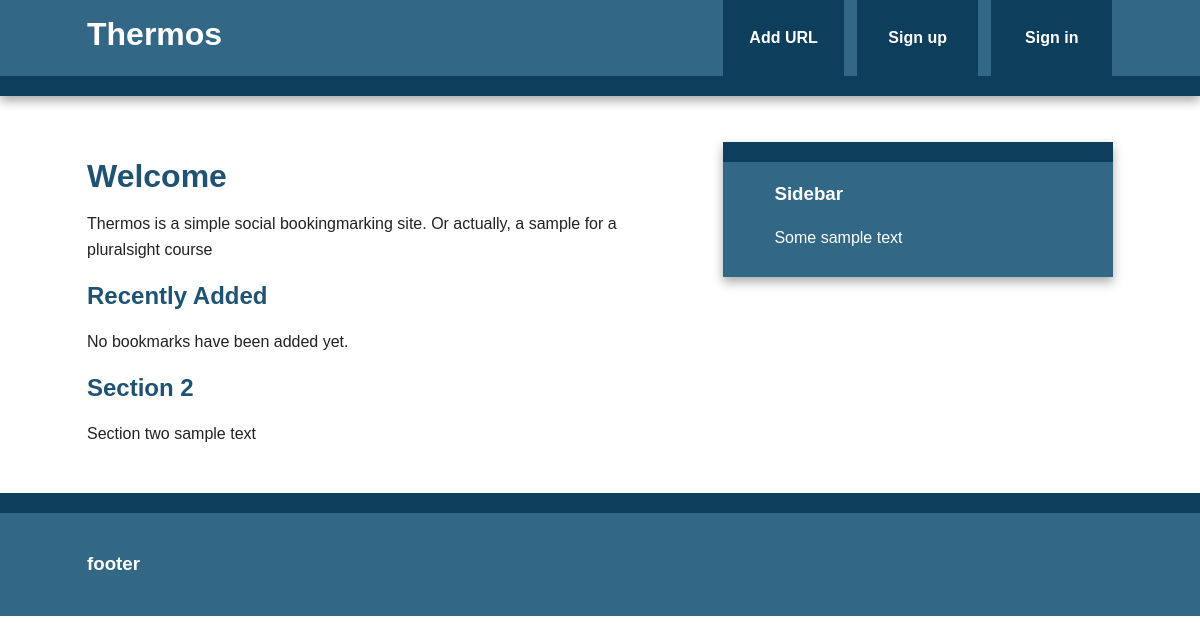
The page /index on the database as committed earlier.
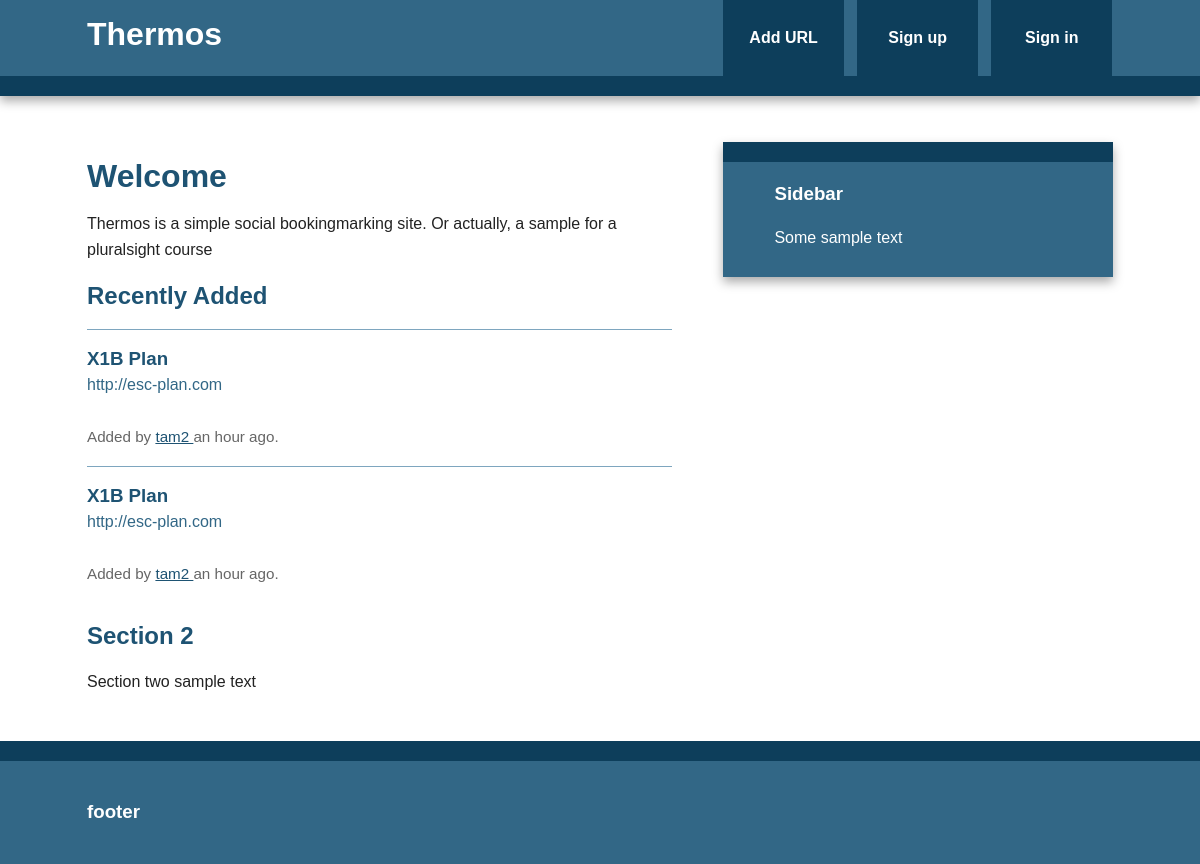
The same page on the database as committed later.
### thermos/models.py (models this page shows, shortened)
class Bookmark(db.Model):
    id = db.Column(db.Integer, primary_key=True)
    url = db.Column(db.Text, nullable=False)
    date = db.Column(db.DateTime, default=datetime.utcnow)
    description = db.Column(db.String(300))
    user_id = db.Column(db.Integer, db.ForeignKey('user.id'), nullable=False)
    @staticmethod
    def newest(num):
        return Bookmark.query.order_by(desc(Bookmark.date)).limit(num)

class User(db.Model, UserMixin):
    id = db.Column(db.Integer, primary_key=True)
    username = db.Column(db.String(80), unique=True)
    email = db.Column(db.String(120), unique=True)
    bookmarks = db.relationship('Bookmark', backref='user', lazy='dynamic')
    password_hash = db.Column(db.String)
    @property
    def password(self):
        raise AttributeError('password: write-only field')

### thermos/views.py (the view)
@app.route('/')
@app.route('/index')
def index():
    return render_template('index.html', new_bookmarks=Bookmark.newest(5))

### thermos/templates/index.html (shortened to what this page needs)
{% extends "base.html" %}
{% block content %}
    <article>
        <header>
            <h1>Welcome</h1>
            <p>Thermos is a simple social bookingmarking site. Or actually, a sample for a pluralsight course</p>
        </header>
        <section>
            <h2>Recently Added</h2>
            {% if new_bookmarks.count() > 0 %}
                {% with bookmarks = new_bookmarks %}
                    {% include "bookmark_list.html" %}
                {% endwith %}
            {% else %}
                No bookmarks have been added yet.
            {% endif %}
        </section>
        <section>
            <h2>Section 2</h2>
            <p>Section two sample text</p>
        </section>
    </article>
{% endblock %}

### thermos/templates/base.html (shortened to what this page needs)
<!doctype html>
<html class="no-js" lang="">
    <head>
        <link rel="stylesheet" href="{{ url_for('static', filename='css/normalize.min.css') }}">
        <link rel="stylesheet" href="{{ url_for('static', filename='css/main.css') }}">
    </head>
    <body>
        <div class="header-container">
            <header class="wrapper clearfix">
                <a href=" {{ url_for('index') }}"><h1 class="title">Thermos</h1></a>
                <nav>
                    <ul>
                        <li><a href="{{ url_for('add') }}">Add URL</a></li>
                        {% if current_user.is_authenticated() %}
                            <li><a href="{{ url_for('user', username=current_user.username) }}">My Links</a></li>
                            <li><a href="{{ url_for('logout') }}">Sign out</a></li>
                        {% else %}
                            <li><a href="{{ url_for('signup') }}">Sign up</a></li>
                            <li><a href="{{ url_for('login') }}">Sign in</a></li>
                        {% endif %}
                    </ul>
                </nav>
            </header>
        </div>
        <div class="main-container">
            <div class="main wrapper clearfix">
                {% block content %}
                {% endblock %}
                {% block sidebar %}
                <aside>
                    <h3>Sidebar</h3>
                    <p>Some sample text</p>
                </aside>
                {% endblock%}
            </div>
        </div>
        <div class="footer-container">
            <footer class="wrapper">
                <h3>footer</h3>
            </footer>
        </div>
    </body>
</html>

### thermos/templates/bookmark_list.html
<ul class="bookmarks">
  {% for bookmark in bookmarks %}
    <li>
      <a class="header" href="{{ bookmark.url }}">
          <h3 class="description">
            {{ bookmark.description|truncate(50, killwords=True)}}
          </h3>
          <span class="url">
            {{ bookmark.url|truncate(50, killwords=True) }}
          </span>
      </a>
      <div class="info">
          <br>
          Added by <a href="{{ url_for('user', username=bookmark.user.username) }}">
            {{ bookmark.user.username }}
          </a>
          {{ moment(bookmark.date).fromNow() }}.
      </div>
    </li>
  {% endfor %}
</ul>

### thermos/static/css/main.css (style rules this page uses)
html { color: #222; font-size: 1em; line-height: 1.4; }
body { font: 16px/26px Helvetica, Helvetica Neue, Arial; }
.wrapper { width: 90%; margin: 0 5%; }
.header-container { border-bottom: 20px solid #0D3E5B; }
.footer-container, .main aside { border-top: 20px solid #0D3E5B; }
.header-container, .footer-container, .main aside { background: #326786; }
.title { color: white; }
nav ul { margin: 0; padding: 0; list-style-type: none; }
nav a { display: block; margin-bottom: 10px; padding: 15px 0; text-align: center; text-decoration: none; font-weight: bold; color: white; background: #0D3E5B; }
.main { padding: 30px 0; }
.main article h1 { font-size: 2em; }
.main aside { color: white; padding: 0px 5% 10px; }
.footer-container footer { color: white; padding: 20px 0; }
a, a:visited { color: #1E5373; }
h1, h2, h3, h4, h5, h6 { color: #1E5373; }
.main aside h3, footer h3 { color: white; }
ul.bookmarks { list-style: none none; padding-left: 0; }
ul.bookmarks li { padding-bottom: .5em; border-top: 1px solid #7EA6BF; padding: 1em 0; }
a.header { color: #326786; text-decoration: none; display: block; }
a.header h3 { margin: 0 0; }
div.info { font-size: .95em; color: #666666; }
@media only screen and (min-width: 480px) { nav a { float: left; width: 27%; margin: 0 1.7%; padding: 25px 2%; margin-bottom: 0; } }
@media only screen and (min-width: 480px) { nav li:first-child a { margin-left: 0; } }
@media only screen and (min-width: 480px) { nav li:last-child a { margin-right: 0; } }
@media only screen and (min-width: 480px) { nav ul li { display: inline; } }
@media only screen and (min-width: 768px) { .header-container, .main aside { -webkit-box-shadow: 0 5px 10px #aaa; -moz-box-shadow: 0 5px 10px #aaa; box-shadow: 0 5px 10px #aaa; } }
@media only screen and (min-width: 768px) { .title { float: left; } }
@media only screen and (min-width: 768px) { nav { float: right; width: 38%; } }
@media only screen and (min-width: 768px) { .main article { float: left; width: 57%; } }
@media only screen and (min-width: 768px) { .main aside { float: right; width: 28%; } }
@media only screen and (min-width: 1140px) { .wrapper { width: 1026px; margin: 0 auto; } }
.clearfix:before, .clearfix:after { content: " "; display: table; }
.clearfix:after { clear: both; }
.clearfix { *zoom: 1; }

Rows that differ between the two databases and show on the page:
added Bookmark: description "X1B Plan", url "http://esc-plan.com", user.username "tam2", date "an hour ago"
added Bookmark: description "X1B Plan", url "http://esc-plan.com", user.username "tam2", date "an hour ago"
Other text that changed with them:
text no longer shown: "No bookmarks have been added yet."
